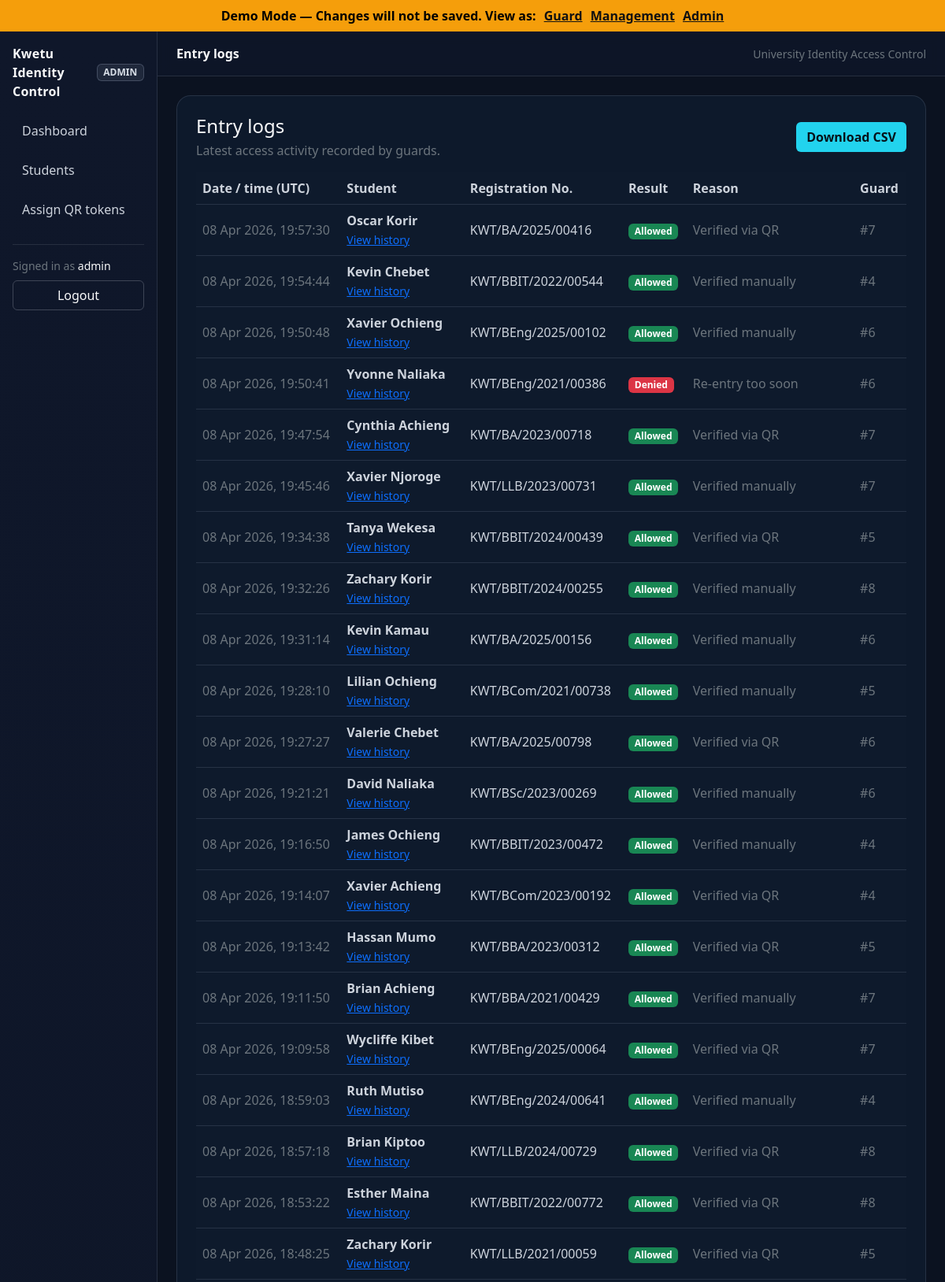
Screenshot of /management/entry-logs (upper part) with the database file from the repository.
### models/user.py (models this page shows)
class User(UserMixin, db.Model):
    __tablename__ = "users"
    id = db.Column(db.Integer, primary_key=True)
    username = db.Column(db.String(50), unique=True, nullable=False)
    password_hash = db.Column(db.String(255), nullable=False)
    role = db.Column(db.String(20), nullable=False)
    active = db.Column(db.Boolean, default=True)
    def get_id(self):
        return str(self.id)

### models/student.py (models this page shows, shortened)
class Student(db.Model):
    __tablename__ = "students"
    id = db.Column(db.Integer, primary_key=True)
    registration_number = db.Column(db.String(50), unique=True, nullable=False)
    full_name = db.Column(db.String(120), nullable=False)
    qr_token = db.Column(db.String(64), unique=True, nullable=True)
    is_active = db.Column(db.Boolean, default=True)
    photo_path = db.Column(db.String(255), nullable=True)
    created_at = db.Column(db.DateTime, server_default=db.func.now())

### app.py (the view)
    @app.route("/management/entry-logs")
    @login_required
    @role_required(ROLE_MANAGEMENT)
    def management_entry_logs():
        logs = (
            EntryLog.query
            .order_by(EntryLog.created_at.desc())
            .limit(200)
            .all()
        )
        return render_template(
            "management/entry_logs.html",
            logs=logs
        )

### app.py (called while the page is built, shortened)
def is_demo():
    return DEMO_MODE

def get_demo_user():
    demo_role = session.get("demo_role", ROLE_ADMIN)
    if demo_role not in ALL_ROLES:
        demo_role = ROLE_ADMIN
    demo_user = User.query.order_by(User.id.asc()).first()
    if demo_user:
        demo_user.role = demo_role
        return demo_user

### core/security.py (called while the page is built)
def role_required(required_role):
    def decorator(fn):
        @wraps(fn)
        @login_required
        def wrapper(*args, **kwargs):
            if has_app_context() and current_app.config.get("DEMO_MODE", False):
                return fn(*args, **kwargs)
            if not hasattr(current_user, "role"):
                abort(403)
            if current_user.role != required_role:
                abort(403)
            return fn(*args, **kwargs)
        return wrapper
    return decorator

### templates/management/entry_logs.html (shortened to what this page needs)
{% extends "base.html" %}
{% block page_title %}Entry logs{% endblock %}
{% block content %}
  <div class="surface p-4">
    <div class="d-flex flex-wrap gap-2 align-items-center justify-content-between mb-3">
      <div>
        <div class="h4 mb-1">Entry logs</div>
        <div class="text-secondary">Latest access activity recorded by guards.</div>
      </div>
      <a class="btn btn-info fw-semibold" href="{{ url_for('export_entry_logs_csv') }}">Download CSV</a>
    </div>
    <div class="table-responsive">
      <table class="table table-dark table-hover align-middle mb-0">
        <thead>
          <tr>
            <th>Date / time (UTC)</th>
            <th>Student</th>
            <th>Registration No.</th>
            <th>Result</th>
            <th>Reason</th>
            <th>Guard</th>
          </tr>
        </thead>
        <tbody>
          {% for log in logs %}
            <tr>
              <td class="text-secondary">{{ log.created_at.strftime("%d %b %Y, %H:%M:%S") }}</td>
              <td>
                {% if log.student %}
                  <div class="fw-semibold">{{ log.student.full_name }}</div>
                  <a class="small" href="{{ url_for('management_student_entries', student_id=log.student.id) }}">View history</a>
                {% else %}
                  <span class="text-secondary">—</span>
                {% endif %}
              </td>
              <td>
                {% if log.student %}
                  {{ log.student.registration_number }}
                {% else %}
                  <span class="text-secondary">—</span>
                {% endif %}
              </td>
              <td>
                {% if log.result == 'allowed' %}
                  <span class="badge text-bg-success">Allowed</span>
                {% else %}
                  <span class="badge text-bg-danger">Denied</span>
                {% endif %}
              </td>
              <td class="text-secondary">{{ log.reason }}</td>
              <td class="text-secondary">#{{ log.guard_id }}</td>
            </tr>
          {% else %}
            <tr>
              <td colspan="6" class="text-secondary">No entry logs available.</td>
            </tr>
          {% endfor %}
        </tbody>
      </table>
    </div>
  </div>
{% endblock %}

### templates/base.html (shortened to what this page needs)
<!DOCTYPE html>
<html lang="en">
<head>
  <link href="https://cdn.jsdelivr.net/npm/bootstrap@5.3.3/dist/css/bootstrap.min.css" rel="stylesheet">
  <link rel="stylesheet" href="{{ url_for('static', filename='css/app.css') }}">
</head>
<body class="text-light">
{% if is_demo() %}
<div class="demo-banner" style="background:#f59e0b;color:#000;padding:8px;text-align:center;font-weight:700;">
  Demo Mode — Changes will not be saved.
  <span style="font-weight:600;">View as:</span>
  <a href="{{ url_for('demo_switch_role', role='guard') }}" style="color:#111;text-decoration:underline;margin-left:6px;">Guard</a>
  <a href="{{ url_for('demo_switch_role', role='management') }}" style="color:#111;text-decoration:underline;margin-left:6px;">Management</a>
  <a href="{{ url_for('demo_switch_role', role='admin') }}" style="color:#111;text-decoration:underline;margin-left:6px;">Admin</a>
</div>
{% endif %}
{% set ep = request.endpoint or '' %}
<div class="container-fluid app-shell">
  <div class="row">
    <aside class="d-none d-lg-block col-lg-2 p-3 sidebar">
      <div class="d-flex align-items-center justify-content-between mb-3">
        <div class="brand">Kwetu Identity Control</div>
        <span class="badge badge-soft text-uppercase">{{ current_user.role }}</span>
      </div>
      <div class="nav flex-column">
        {% if current_user.role == 'guard' %}
          <a class="nav-link {% if ep == 'guard_dashboard' %}active{% endif %}" href="{{ url_for('guard_dashboard') }}">Dashboard</a>
          <a class="nav-link {% if ep in ['guard_verify_student', 'verify_qr'] %}active{% endif %}" href="{{ url_for('guard_verify_student') }}">Verify student</a>
        {% elif current_user.role == 'admin' %}
          <a class="nav-link {% if ep == 'admin_dashboard' %}active{% endif %}" href="{{ url_for('admin_dashboard') }}">Dashboard</a>
          <a class="nav-link {% if ep in ['list_students','add_student'] %}active{% endif %}" href="{{ url_for('list_students') }}">Students</a>
          <a class="nav-link {% if ep == 'assign_qr_tokens' %}active{% endif %}" href="{{ url_for('assign_qr_tokens') }}">Assign QR tokens</a>
        {% endif %}
      </div>
      <hr class="text-secondary">
      <div class="small text-secondary mb-2">
        Signed in as <span class="text-light">{{ current_user.username }}</span>
      </div>
      <a class="btn btn-outline-light w-100" href="{{ url_for('logout') }}">Logout</a>
    </aside>
    <div class="col-12 col-lg-10 p-0">
      <div class="topbar px-3 px-lg-4 py-3 d-flex align-items-center justify-content-between gap-2">
        <div class="d-flex align-items-center gap-2">
          <div class="fw-semibold">{% block page_title %}{% endblock %}</div>
        </div>
        <div class="text-secondary small d-none d-md-block">University Identity Access Control</div>
      </div>
      <main class="p-4">
        {% block content %}{% endblock %}
      </main>
    </div>
  </div>
</div>
</body>
</html>

### static/css/app.css (style rules this page uses)
:root { --kwetu-nav-start: #0f172a; --kwetu-nav-end: #1e293b; --kwetu-accent-1: #22d3ee; --kwetu-accent-2: #38bdf8; --kwetu-bg: #0b1220; --kwetu-surface: #0f1b2d; --kwetu-border-solid: #1f2937; --kwetu-text: #E2E8F0; --kwetu-muted: #94A3B8; --kwetu-border: rgba(148, 163, 184, 0.18); --bs-body-bg: var(--kwetu-bg); --bs-body-color: var(--kwetu-text); --bs-secondary-color: var(--kwetu-muted); --bs-border-color: rgba(148, 163, 184, 0.18); --bs-link-color: var(--kwetu-accent-2); --bs-link-hover-color: var(--kwetu-accent-1); --bs-info: var(--kwetu-accent-1); --bs-primary: var(--kwetu-accent-2); }
html, body { height: 100%; }
body { background: var(--kwetu-bg); }
.app-shell { min-height: 100vh; }
.sidebar { background: linear-gradient(180deg, var(--kwetu-nav-start) 0%, var(--kwetu-bg) 100%); border-right: 1px solid var(--kwetu-border); }
.sidebar .brand { font-weight: 700; letter-spacing: 0.2px; }
.sidebar .nav-link { color: rgba(226, 232, 240, 0.9); border-radius: 12px; padding: 10px 12px; margin-bottom: 6px; }
.topbar { background: rgba(15, 23, 42, 0.75); backdrop-filter: blur(8px); border-bottom: 1px solid var(--kwetu-border); }
.surface { background: rgba(15, 27, 45, 0.92); border: 1px solid var(--kwetu-border); border-radius: 18px; }
.btn-info { --bs-btn-color: #06121a; --bs-btn-border-color: transparent; --bs-btn-bg: var(--kwetu-accent-1); --bs-btn-hover-bg: var(--kwetu-accent-2); --bs-btn-hover-border-color: transparent; --bs-btn-active-bg: var(--kwetu-accent-2); --bs-btn-active-border-color: transparent; }
.btn-outline-light { --bs-btn-border-color: rgba(226, 232, 240, 0.22); --bs-btn-hover-bg: rgba(226, 232, 240, 0.10); }
.table-dark { --bs-table-bg: rgba(15, 27, 45, 0.92); --bs-table-striped-bg: rgba(255, 255, 255, 0.02); --bs-table-hover-bg: rgba(34, 211, 238, 0.06); --bs-table-border-color: rgba(148, 163, 184, 0.18); --bs-table-color: rgba(226, 232, 240, 0.92); }
.table thead th { color: rgba(226, 232, 240, 0.9); }
.table tbody td { color: rgba(226, 232, 240, 0.9); }
.badge-soft { border: 1px solid rgba(148, 163, 184, 0.30); background: rgba(148, 163, 184, 0.12); color: rgba(226, 232, 240, 0.95); }
.demo-banner a { color: #111; text-decoration: underline; }

### rows the page displays
User: role "ADMIN", username "admin"
Student: student.full_name "Oscar Korir", student.registration_number "KWT/BA/2025/00416"
Student: student.full_name "Kevin Chebet", student.registration_number "KWT/BBIT/2022/00544"
Student: student.full_name "Xavier Ochieng", student.registration_number "KWT/BEng/2025/00102"
Student: student.full_name "Yvonne Naliaka", student.registration_number "KWT/BEng/2021/00386"
Student: student.full_name "Cynthia Achieng", student.registration_number "KWT/BA/2023/00718"
Student: student.full_name "Xavier Njoroge", student.registration_number "KWT/LLB/2023/00731"
Student: student.full_name "Tanya Wekesa", student.registration_number "KWT/BBIT/2024/00439"
Student: student.full_name "Zachary Korir", student.registration_number "KWT/BBIT/2024/00255"
Student: student.full_name "Kevin Kamau", student.registration_number "KWT/BA/2025/00156"
Student: student.full_name "Lilian Ochieng", student.registration_number "KWT/BCom/2021/00738"
Student: student.full_name "Valerie Chebet", student.registration_number "KWT/BA/2025/00798"
Student: student.full_name "David Naliaka", student.registration_number "KWT/BSc/2023/00269"
Student: student.full_name "James Ochieng", student.registration_number "KWT/BBIT/2023/00472"
Student: student.full_name "Xavier Achieng", student.registration_number "KWT/BCom/2023/00192"
Student: student.full_name "Hassan Mumo", student.registration_number "KWT/BBA/2023/00312"
Student: student.full_name "Brian Achieng", student.registration_number "KWT/BBA/2021/00429"
Student: student.full_name "Wycliffe Kibet", student.registration_number "KWT/BEng/2025/00064"
Student: student.full_name "Ruth Mutiso", student.registration_number "KWT/BEng/2024/00641"
Student: student.full_name "Brian Kiptoo", student.registration_number "KWT/LLB/2024/00729"
Student: student.full_name "Esther Maina", student.registration_number "KWT/BBIT/2022/00772"
Student: student.full_name "Zachary Korir", student.registration_number "KWT/LLB/2021/00059"

### other values shown
{{ log.created_at.strftime("%d %b %Y, %H:%M:%S") }} "08 Apr 2026, 19:57:30" "08 Apr 2026, 19:54:44" "08 Apr 2026, 19:50:48" "08 Apr 2026, 19:50:41" "08 Apr 2026, 19:47:54" "08 Apr 2026, 19:45:46" "08 Apr 2026, 19:34:38" "08 Apr 2026, 19:32:26" "08 Apr 2026, 19:31:14" "08 Apr 2026, 19:28:10" "08 Apr 2026, 19:27:27" "08 Apr 2026, 19:21:21" "08 Apr 2026, 19:16:50" "08 Apr 2026, 19:14:07" "08 Apr 2026, 19:13:42" "08 Apr 2026, 19:11:50" "08 Apr 2026, 19:09:58" "08 Apr 2026, 18:59:03" "08 Apr 2026, 18:57:18" "08 Apr 2026, 18:53:22" "08 Apr 2026, 18:48:25"
{{ log.reason }} "Verified via QR" "Verified manually" "Verified manually" "Re-entry too soon" "Verified via QR" "Verified manually" "Verified via QR" "Verified manually" "Verified manually" "Verified manually" "Verified via QR" "Verified manually" "Verified manually" "Verified via QR" "Verified via QR" "Verified manually" "Verified via QR" "Verified manually" "Verified via QR" "Verified via QR" "Verified via QR"
{{ log.guard_id }} "7" "4" "6" "6" "7" "7" "5" "8" "6" "5" "6" "6" "4" "4" "5" "7" "7" "4" "8" "8" "5"
